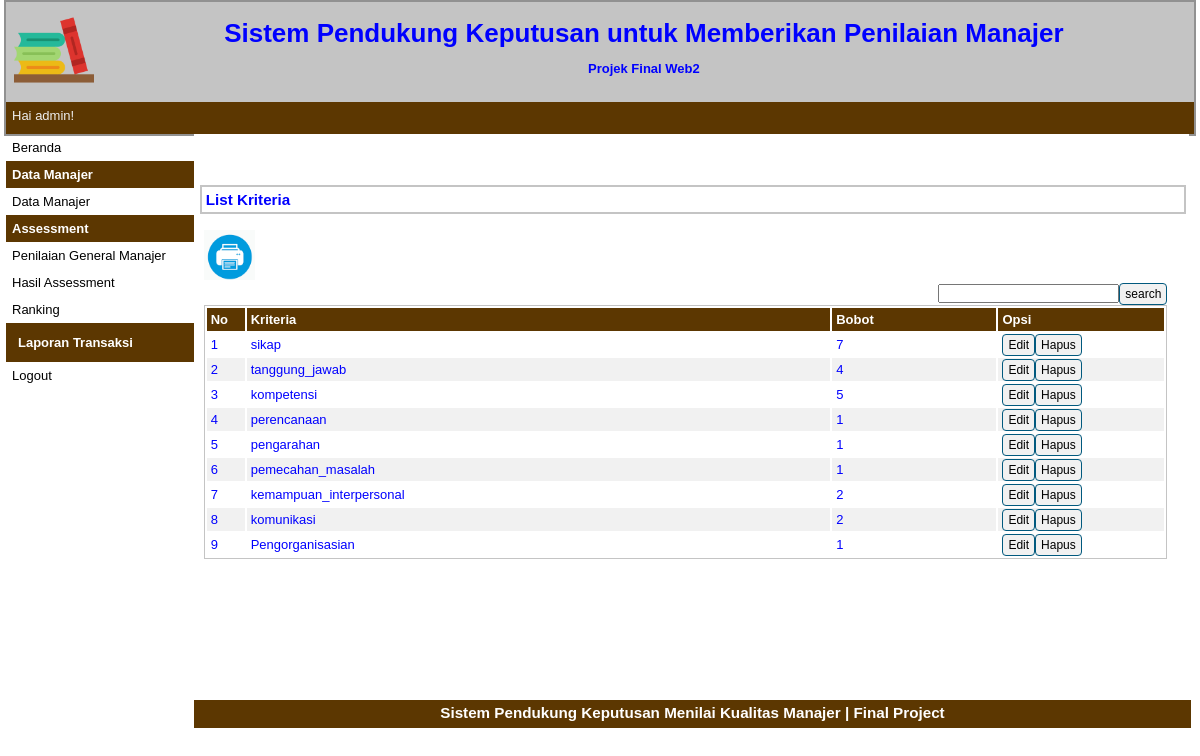
The page /halaman-gm.php?p=kriteria (signed in) on the database its author committed.
### tables this page shows
CREATE TABLE `kriteria` (
  `id_kriteria` int(255) NOT NULL,
  `fk_id_mnj` int(255) NOT NULL,
  `nama_kriteria` varchar(255) NOT NULL,
  `bobot` int(255) NOT NULL
);

### pages/kriteria.php (the view, shortened to what this page needs)
<div id="label-page"><h3>List Kriteria</h3></div>
<div id="content">
	<a target="_blank" href="pages/cetak.php"><img src="print.png" height="50px" height="50px"></a>
	<FORM CLASS="form-inline" METHOD="POST">
	<div align="right"><form method=post><input type="text" name="pencarian"><input type="submit" name="search" value="search" class="tombol"></form>
	</FORM>
	<table id="tabel-tampil">
		<tr>
			<th id="label-tampil-no">No</td>
			<th>Kriteria</th>
			<th>Bobot</th>
			<th id="label-opsi">Opsi</th>
		</tr>
		<?php
		$batas = 10;
		extract($_GET);
		if(empty($hal)){
			$posisi = 0;
			$nomor = 1;
		}
		else {
			$posisi = ($hal - 1) * $batas;
			$nomor = $posisi+1;
		}
		if($_SERVER['REQUEST_METHOD'] == "POST"){
			$pencarian = trim(mysqli_real_escape_string($db, $_POST['pencarian']));
			if($pencarian != ""){
				$sql = "SELECT * FROM tbanggota WHERE nama LIKE '%$pencarian%'
						OR idanggota LIKE '%$pencarian%'
						OR jeniskelamin LIKE '%$pencarian%'
						OR alamat LIKE '%$pencarian%'";
				$query = $sql;
				$queryJml = $sql;
			}
			else {
				$query = "SELECT * FROM tbanggota LIMIT $posisi, $batas";
				$queryJml = "SELECT * FROM tbanggota";
				$no = $posisi * 1;
			}
		}
		else {
			$query = "SELECT * FROM kriteria LIMIT $posisi, $batas";
		}
		$q_tampil_anggota = mysqli_query($db, $query);
		if(mysqli_num_rows($q_tampil_anggota)>0)
		{
		while($r_tampil_anggota=mysqli_fetch_array($q_tampil_anggota)){
		?>
		<tr>
			<td><?php echo $nomor; ?></td>
			<td><?php echo $r_tampil_anggota['nama_kriteria']; ?></td>
			<td><?php echo $r_tampil_anggota['bobot']; ?></td>
			<td>
				<div class="tombol-opsi-container"><a href="index.php?p=gm-edit&id=<?php echo $r_tampil_anggota['id_kriteria'];?>" class="tombol">Edit</a></div>
				<div class="tombol-opsi-container"><a href="proses/gm-hapus.php?id=<?php echo $r_tampil_anggota['id_kriteria']; ?>" onclick = "return confirm ('Apakah Anda Yakin Akan Menghapus Data Ini?')" class="tombol">Hapus</a></div>
			</td>
		</tr>
		<?php $nomor++; }
		}
		else {
			echo "<tr><td colspan=6>Data Tidak Ditemukan</td></tr>";
		}?>
	</table>
</div>

### style.css (style rules this page uses)
* { margin:0px; padding:0px }
body { font-family:sans-serif; font-size:13px; color:blue; }
#label-page { margin-top:6px; margin-bottom:6px; margin-left:6px; border:2px solid #C4C4C4; padding:4px; width:97.9%; }
#content { float:left; width:96.8%; min-height:454px; background-image : border:2px solid #C4C4C4; padding:10px; margin-bottom:6px; }
.tombol { border-radius:4px; font-size:12px; text-decoration:none; background-color:#F1F1F1; padding-top:3px; padding-bottom:3px; padding-left:5px; padding-right:5px; border:1px solid #01597E; color:black; }
#tabel-tampil { border:1px solid #C4C4C4; width:100%; }
#tabel-tampil tr:nth-child(odd) { background-color:#F1F1F1; }
#tabel-tampil tr th { background-color:#5C3701; color:#FFFFFF; padding:4px; text-align:left; }
#tabel-tampil td { padding:4px; }
#label-tampil-no { width:30px; }
#label-opsi { width:158px; font-weight:bold; }
.tombol-opsi-container { float:left; }

### rows shown on the page
kriteria: nama_kriteria "sikap", bobot "7"
kriteria: nama_kriteria "tanggung_jawab", bobot "4"
kriteria: nama_kriteria "kompetensi", bobot "5"
kriteria: nama_kriteria "perencanaan", bobot "1"
kriteria: nama_kriteria "pengarahan", bobot "1"
kriteria: nama_kriteria "pemecahan_masalah", bobot "1"
kriteria: nama_kriteria "kemampuan_interpersonal", bobot "2"
kriteria: nama_kriteria "komunikasi", bobot "2"
kriteria: nama_kriteria "Pengorganisasian", bobot "1"

### other values the page prints
$_SESSION['sesi'] "admin"
